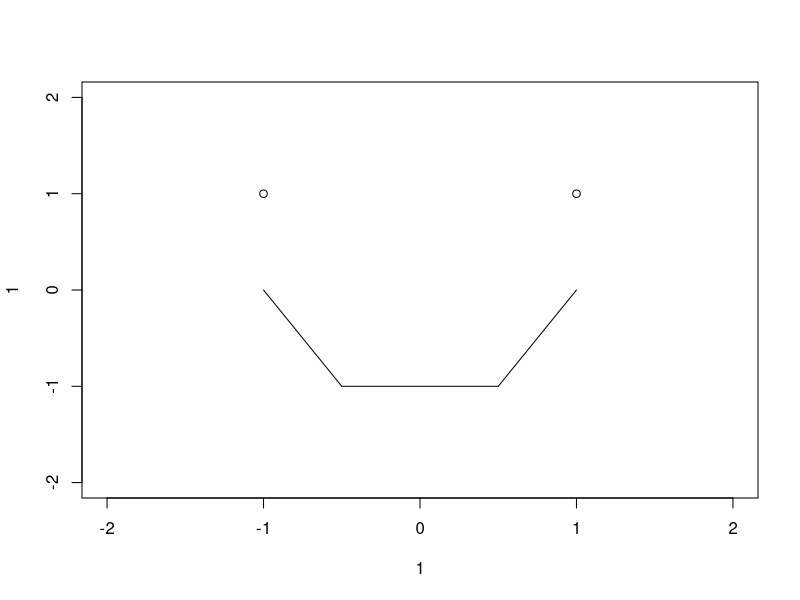

Recreate this plot in R.
plot(x=1, y=1, type='n', xlim=c(-2,2), ylim=c(-2,2))
points(x=-1, y=1)
points(x=1,y=1)
segments(x0=-0.5, y0=-1, x1=0.5, y1=-1)
segments(x0=-1, y0=0, x1=-0.5, y1=-1)
segments(x0=0.5, y0=-1, x1=1, y1=0)
